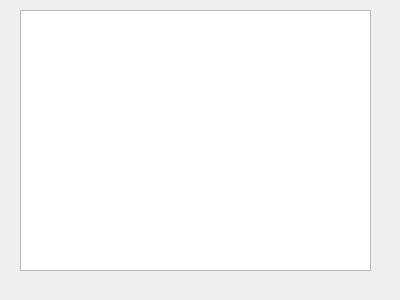
<?xml version="1.0" encoding="UTF-8"?>
<ui version="4.0">
 <class>Hierarchy</class>
 <widget class="QWidget" name="Hierarchy">
  <property name="geometry">
   <rect>
    <x>0</x>
    <y>0</y>
    <width>400</width>
    <height>300</height>
   </rect>
  </property>
  <property name="windowTitle">
   <string>Form</string>
  </property>
  <widget class="QListView" name="listView">
   <property name="geometry">
    <rect>
     <x>20</x>
     <y>10</y>
     <width>351</width>
     <height>261</height>
    </rect>
   </property>
  </widget>
 </widget>
 <resources/>
 <connections/>
</ui>
